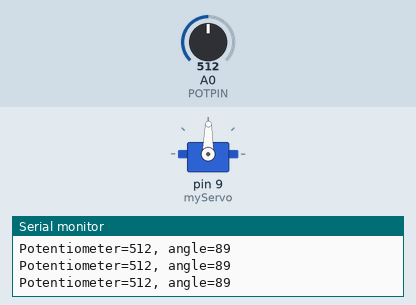
Bench run of a sketch on a simulated Arduino Uno, built with avr-gcc and run on an emulated ATmega328P. Parts: servo, the last lines printed to the serial monitor. The test bench sets the inputs (shaded band); at power-on: A0 (POTPIN) = 512.

Above: at 1.2 s.
1.3 s: A0 (POTPIN) set to 562
At 2.6 s:
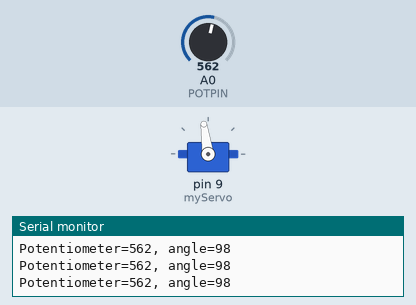
4.3 s: A0 (POTPIN) set to 589
At 5.5 s:
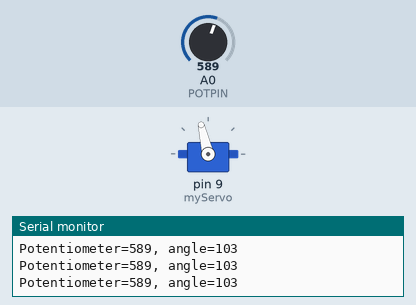
5.8 s: A0 (POTPIN) set to 306
At 6.5 s:
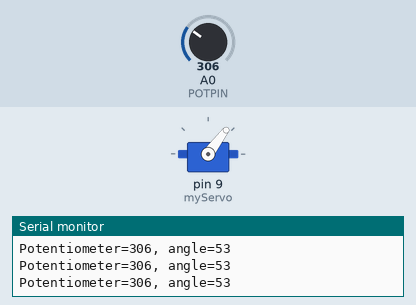
7.3 s: A0 (POTPIN) set to 109
At 8.0 s:
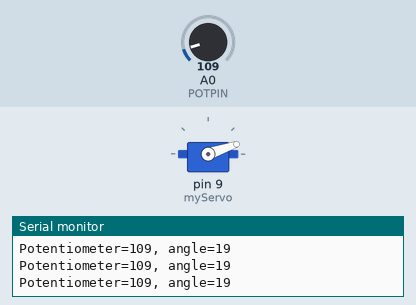
8.8 s: A0 (POTPIN) set to 94
At 9.5 s:
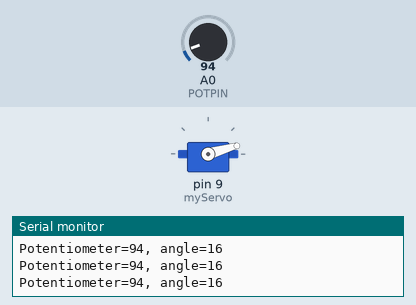
11.8 s: A0 (POTPIN) set to 122
At 13.0 s:
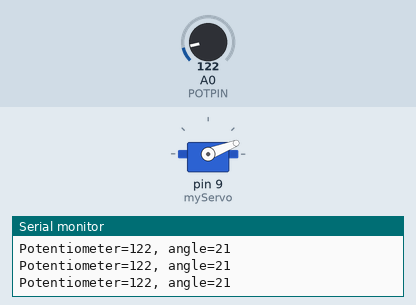
Timing chart, 0 to 14.3 s (numbered marks = the images above; inputs shaded):
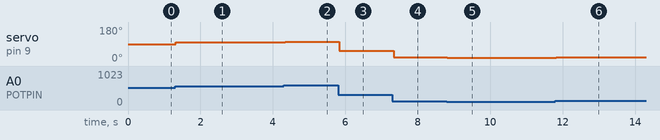

The sketch:

sketch.ino
```cpp
#define	POTPIN	A0
#include <Servo.h>

Servo myServo;

void setup() {
	myServo.attach(9);
	Serial.begin(9600);
}

void loop() {
	int pot = analogRead(POTPIN);
	Serial.print("Potentiometer=");
	Serial.print(pot);
	int angle = map(pot, 0, 1023, 0, 179);
	Serial.print(", angle=");
	Serial.println(angle);
	myServo.write(angle);
	delay(15);
}
```

Measured:
- after the input at 1.3 s, servo on pin 9 (myServo): 89° → 98° at once
- after the input at 4.3 s, servo on pin 9 (myServo): 98° → 103° at once
- after the input at 5.8 s, servo on pin 9 (myServo): 103° → 53° at once
- after the input at 7.3 s, servo on pin 9 (myServo): 53° → 19° at once
- after the input at 8.8 s, servo on pin 9 (myServo): 19° → 16° at once
- after the input at 11.8 s, servo on pin 9 (myServo): 16° → 21° at once
